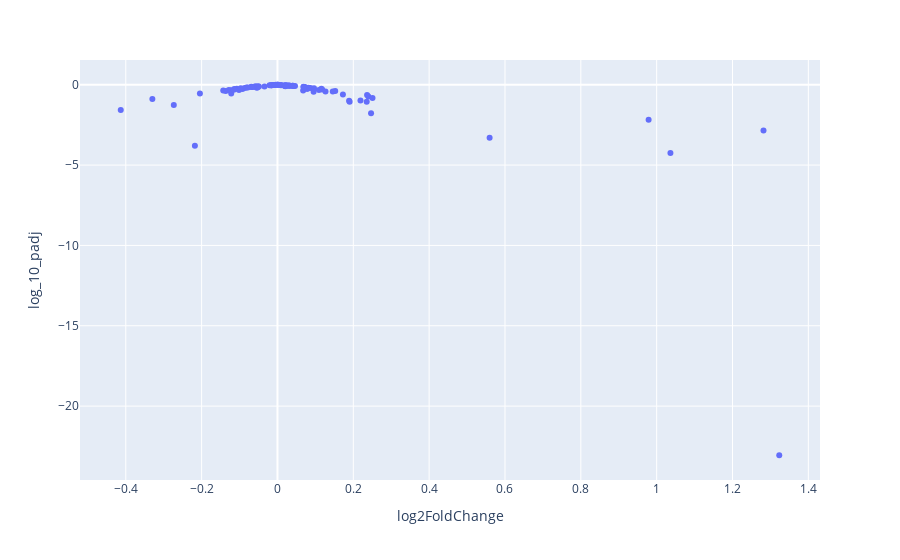

The notebook cell saved with this chart:
### Code cell
fig = px.scatter(
    data_frame=wald_test_gRNA.head(100),
    x = "log2FoldChange",
    y = "log_10_padj"
)
fig.show()
